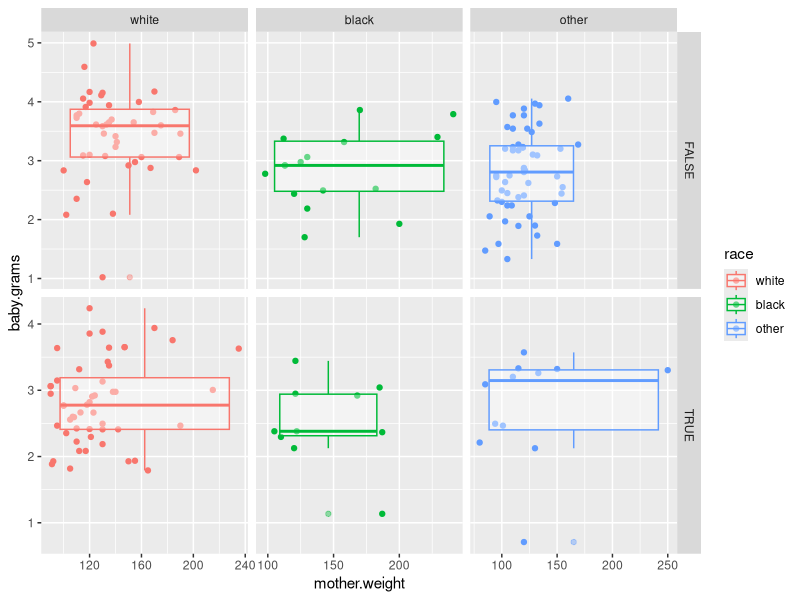
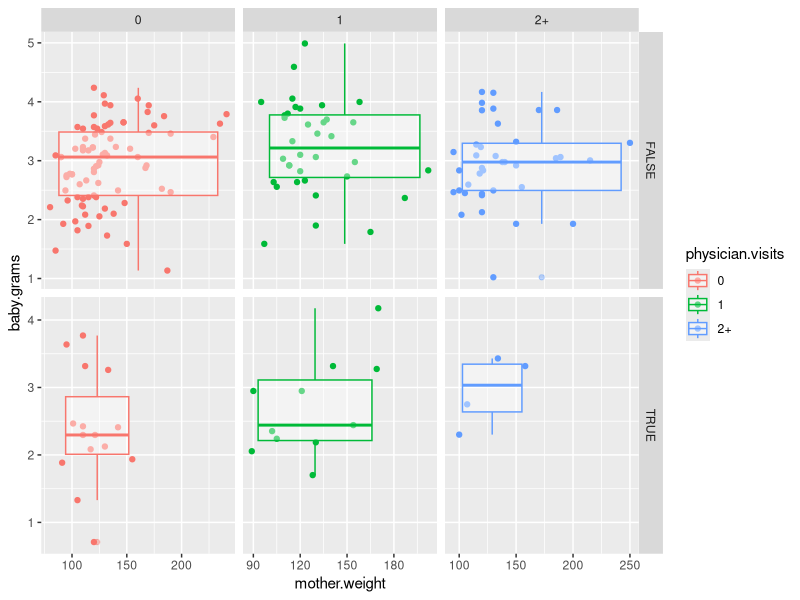
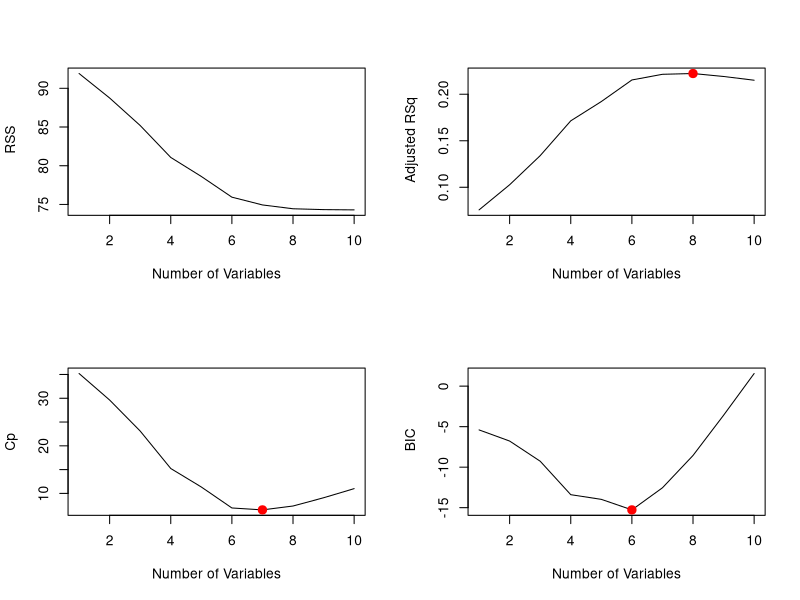
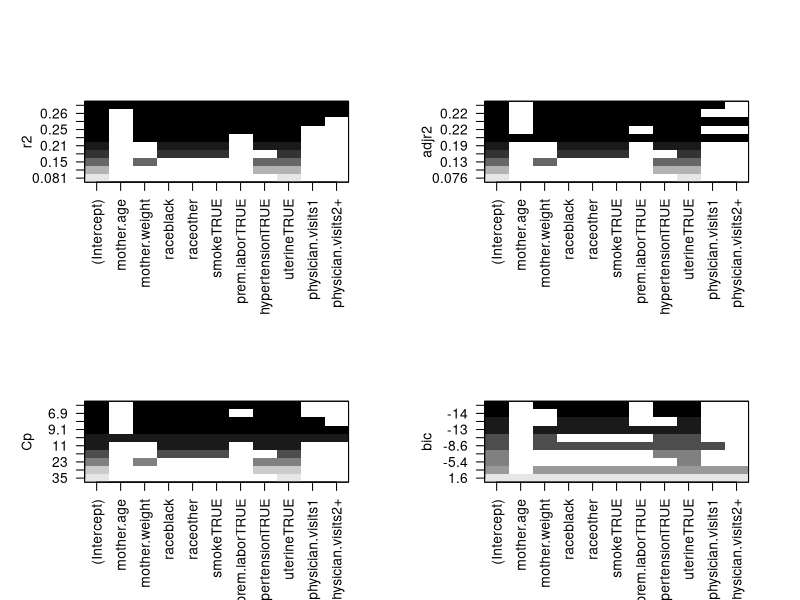
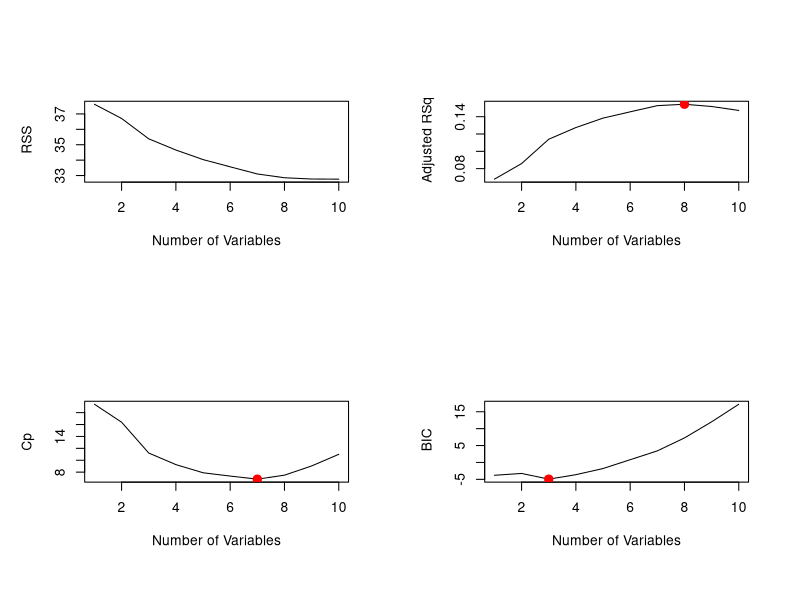
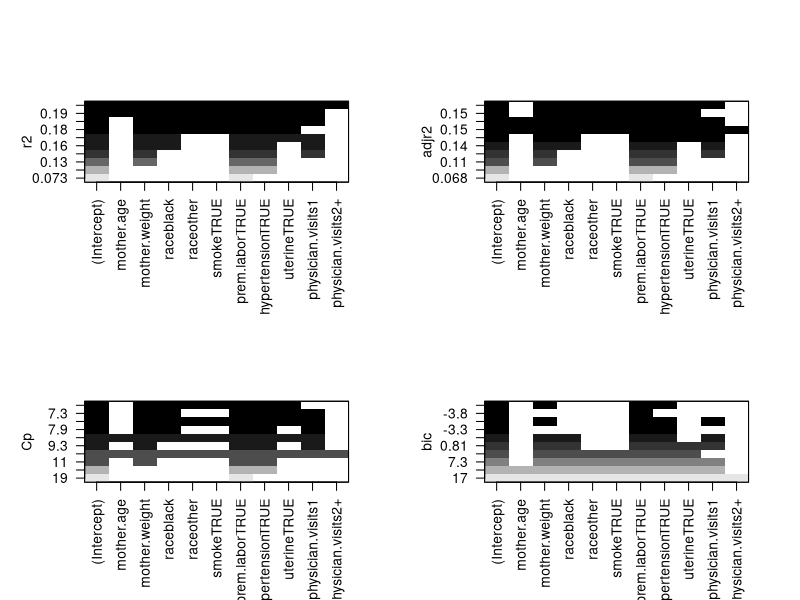
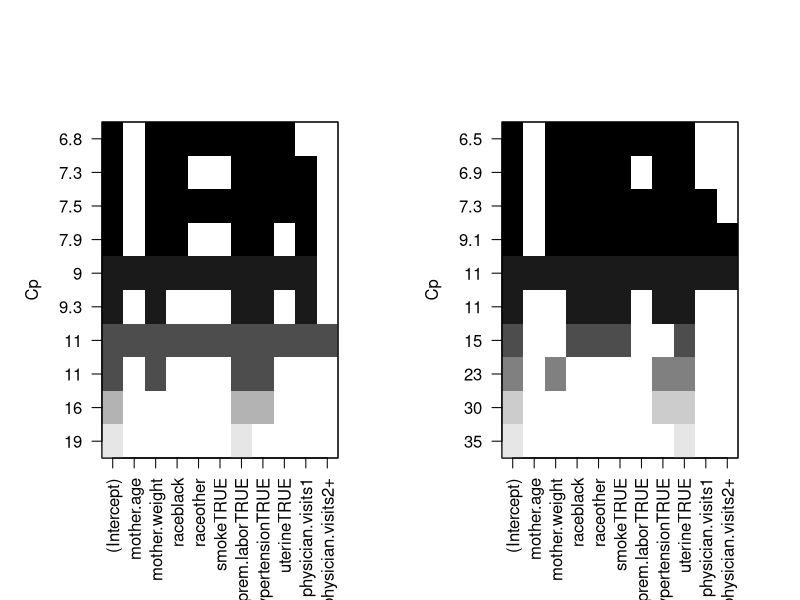
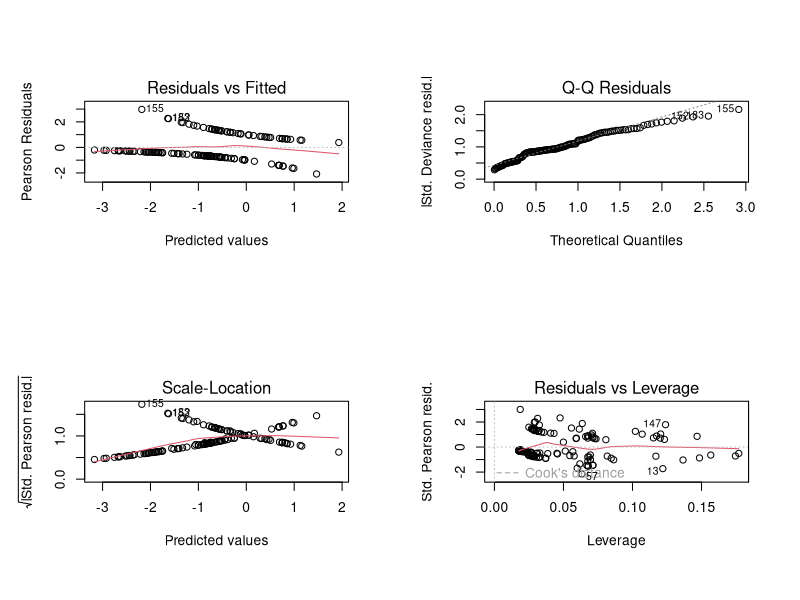

Write R code to recreate these figures, in order.
## ---- chunk 1
library(MASS)
data(birthwt)
bwt.grams <- with(birthwt, {
  bwt <- bwt/1000
  race <- factor(race, labels = c("white", "black", "other"))
  ptd <- factor(ptl > 0)
  ftv <- factor(ftv)
  levels(ftv)[-(1:2)] <- "2+"
  data.frame(bwt, age, lwt, race, smoke = (smoke > 0),
             ptd, ht = (ht > 0), ui = (ui > 0), ftv)
})
colnames(bwt.grams) <- c("baby.grams", "mother.age", 
                       "mother.weight", "race",
                       "smoke", "prem.labor", 
                       "hypertension", "uterine",
                       "physician.visits")
summary(bwt.grams)
## ---- chunk 2
cor(bwt.grams[,1:3])
## ---- chunk 3
library(ggplot2)
bw <- ggplot(bwt.grams, aes(mother.weight, baby.grams, colour = race)) + geom_point()
bw + geom_boxplot(alpha = 0.4) + facet_grid(smoke ~ race, scales = "free")
## ---- chunk 4
bw <- ggplot(bwt.grams, aes(mother.weight, baby.grams, colour = physician.visits)) + geom_point()
bw + geom_boxplot(alpha = 0.4) + facet_grid(prem.labor ~ physician.visits, scales = "free")
## ---- chunk 5
set.seed(1)
train <- sample(1:nrow(bwt.grams), floor(0.75*nrow(bwt.grams)))
## ---- chunk 6
library(MASS)
data(birthwt)
bwt <- with(birthwt, {
  race <- factor(race, labels = c("white", "black", "other"))
  ptd <- factor(ptl > 0)
  ftv <- factor(ftv)
  levels(ftv)[-(1:2)] <- "2+"
  data.frame(low, age, lwt, race, smoke = (smoke > 0),
             ptd, ht = (ht > 0), ui = (ui > 0), ftv)
})
colnames(bwt) <- c("below.2500", "mother.age", 
                       "mother.weight", "race",
                       "smoke", "prem.labor", 
                       "hypertension", "uterine",
                       "physician.visits")

bwt.grams <- with(birthwt, {
  bwt <- bwt/1000
  race <- factor(race, labels = c("white", "black", "other"))
  ptd <- factor(ptl > 0)
  ftv <- factor(ftv)
  levels(ftv)[-(1:2)] <- "2+"
  data.frame(bwt, age, lwt, race, smoke = (smoke > 0),
             ptd, ht = (ht > 0), ui = (ui > 0), ftv)
})
colnames(bwt.grams) <- c("baby.grams", "mother.age", 
                       "mother.weight", "race",
                       "smoke", "prem.labor", 
                       "hypertension", "uterine",
                       "physician.visits")
summary(bwt)
summary(bwt.grams)
bwt[0:10,]
bwt.grams[0:10,]
attach(bwt.grams)

library (leaps)
regfit.full=regsubsets(baby.grams~., bwt.grams, nvmax =19)
reg.summary = summary(regfit.full)
reg.summary$rsq
par(mfrow =c(2,2))
plot(reg.summary$rss ,xlab=" Number of Variables ",ylab=" RSS", type="l")
plot(reg.summary$adjr2 ,xlab =" Number of Variables ", ylab=" Adjusted RSq",type="l")
max.adjr2=which.max (reg.summary$adjr2)
max.adjr2
points (max.adjr2, reg.summary$adjr2[max.adjr2], col ="red",cex =2, pch =20)


plot(reg.summary$cp ,xlab =" Number of Variables ", ylab="Cp", type='l')
min.cp= which.min (reg.summary$cp )
min.cp
points (min.cp, reg.summary$cp[min.cp], col ="red",cex =2, pch =20)


min.bic = which.min(reg.summary$bic)
min.bic
plot(reg.summary$bic ,xlab=" Number of Variables ",ylab=" BIC", type='l')
points (min.bic, reg.summary$bic [min.bic], col =" red",cex =2, pch =20)

plot(regfit.full ,scale ="r2")
plot(regfit.full ,scale ="adjr2")
plot(regfit.full ,scale ="Cp")
plot(regfit.full ,scale ="bic")

coef(regfit.full, max.adjr2) 
coef(regfit.full, min.cp)
coef(regfit.full, min.bic)






classfit.full=regsubsets(below.2500~., bwt, nvmax =19)
class.summary = summary(classfit.full)
class.summary$rsq
par(mfrow =c(2,2))
plot(class.summary$rss ,xlab=" Number of Variables ",ylab=" RSS", type="l")
plot(class.summary$adjr2 ,xlab =" Number of Variables ", ylab=" Adjusted RSq",type="l")
max.adjr2=which.max (class.summary$adjr2)
max.adjr2
points (max.adjr2, class.summary$adjr2[max.adjr2], col ="red",cex =2, pch =20)


plot(class.summary$cp ,xlab =" Number of Variables ", ylab="Cp", type='l')
min.cp= which.min (class.summary$cp )
min.cp
points (min.cp, class.summary$cp[min.cp], col ="red",cex =2, pch =20)


min.bic = which.min(class.summary$bic)
min.bic
plot(class.summary$bic ,xlab=" Number of Variables ",ylab=" BIC", type='l')
points (min.bic, class.summary$bic [min.bic], col =" red",cex =2, pch =20)

plot(classfit.full ,scale ="r2")
plot(classfit.full ,scale ="adjr2")
plot(classfit.full ,scale ="Cp")
plot(classfit.full ,scale ="bic")

coef(classfit.full, max.adjr2) 
coef(classfit.full, min.cp)
coef(classfit.full, min.bic)



#Let's compare classification and regression 
par(mfrow =c(1,2))
plot(classfit.full ,scale ="Cp")
plot(regfit.full ,scale ="Cp")


#Logistic regression with the predictors selected by best subset
log.fit = glm( below.2500~ mother.weight+race+smoke+hypertension+uterine, family = binomial, data=bwt[train, ])
summary(log.fit)
confint(log.fit)
par(mfrow = c(2, 2))
plot(log.fit)

pred.train <- predict(log.fit, type = "response")
low.train <- sapply(pred.train, function(x) {ifelse(x > 0.5, 1, 0)})
table(low.train, bwt$below.2500[train])
mean(low.train == bwt$below.2500[train])

pred.test <- predict(log.fit, newdata = bwt[-train, -1], type = "response")
low.test <- sapply(pred.test, function(x) {ifelse(x > 0.5, 1, 0)})
table(low.test, bwt$below.2500[-train])
mean(low.test == bwt$below.2500[-train])

#Linear regression with the predictors selected by best subset
lm.fit = lm( baby.grams~ mother.weight+race+smoke+hypertension+uterine, data=bwt.grams)
summary(lm.fit)
confint(lm.fit)
par(mfrow = c(2, 2))
plot(lm.fit)
## ---- chunk 7

#Create train and test
set.seed(1)
train <- sample(1:nrow(bwt.grams), floor(0.75*nrow(bwt.grams)))
bwt.grams.train <- bwt.grams[train,]
bwt.grams.test <- bwt.grams[-train,]

#Polynomial fit for best subset
poly.fit.1 = lm(baby.grams ~ hypertension + uterine + smoke + race  
                + poly(mother.weight, 2), data = bwt.grams.train)
mean((predict.lm(poly.fit.1, bwt.grams.test) - bwt.grams.test[,1])^2)
plot(sort(predict.lm(poly.fit.1, bwt.grams.test)), bwt.grams.test[,1], 
            xlab="Predicted Weight", ylab="Actual Weight", main="Predicted vs Actual")
## ---- chunk 8
poly.fit.2 = lm(baby.grams ~ hypertension + uterine + smoke + race  
                + poly(mother.weight, 3), data = bwt.grams.train)
mean((predict.lm(poly.fit.2, bwt.grams.test) - bwt.grams.test[,1])^2)

poly.fit.3 = lm(baby.grams ~ hypertension + uterine + smoke + race  
                + poly(mother.weight, 4), data = bwt.grams.train)
mean((predict.lm(poly.fit.3, bwt.grams.test) - bwt.grams.test[,1])^2)
## ---- chunk 9
poly.fit.4 = lm(baby.grams ~ hypertension + uterine + poly(mother.age,2)  
                + poly(mother.weight,3), data = bwt.grams.train)
mean((predict.lm(poly.fit.4, bwt.grams.test) - bwt.grams.test[,1])^2)
## ---- chunk 10
poly.fit.5 = lm(baby.grams ~ hypertension + uterine + smoke + prem.labor  
                + poly(mother.age,2) + poly(mother.weight,3), data = bwt.grams.train)
mean((predict.lm(poly.fit.5, bwt.grams.test) - bwt.grams.test[,1])^2)
## ---- chunk 11
poly.fit.6 = lm(baby.grams ~ hypertension + uterine + smoke + prem.labor  
                + poly(mother.age,2) + poly(mother.weight,9), data = bwt.grams.train)
mean((predict.lm(poly.fit.6, bwt.grams.test) - bwt.grams.test[,1])^2)
## ---- chunk 12
MSE = 1:13
for (k in 1:13)
{
  poly.fit = lm(baby.grams ~ hypertension + uterine + smoke + prem.labor  
                + poly(mother.age,2) + poly(mother.weight,k), data = bwt.grams.train)
  pred = predict(poly.fit, bwt.grams.test)
  mse = mean((pred-bwt.grams.test$baby.grams)^2)
  MSE[k] = mse
}
plot(c(1:13), MSE, type='b', main='Evolution of the MSE', xlab='Degree of Polynomial')
abline(MSE[9], 0, col='RED')
## ---- chunk 13
plot(sort(predict.lm(poly.fit.6, bwt.grams.test)), bwt.grams.test[,1], 
            xlab="Predicted Weight", ylab="Actual Weight", main="Predicted vs Actual")
